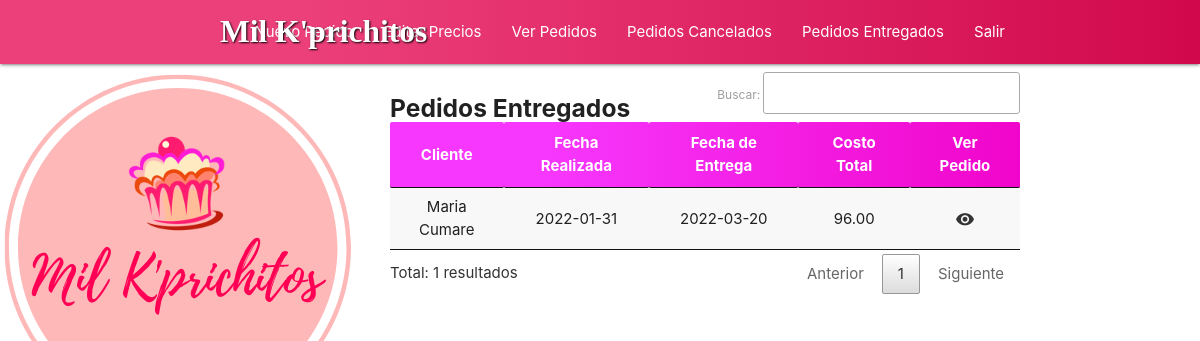
The page /pedidos_entregados.php (signed in) on the database its author committed.
### tables this page shows
CREATE TABLE `pedido` (
  `id_pedido` int(11) NOT NULL,
  `id_cliente` int(11) NOT NULL,
  `fecha_entrega` date NOT NULL,
  `fecha_realizado` date NOT NULL,
  `estatus` varchar(30) NOT NULL DEFAULT 'Procesado',
  `costo_total` decimal(11,2) NOT NULL
);

CREATE TABLE `cliente` (
  `id_cliente` int(11) NOT NULL,
  `nombre` varchar(255) NOT NULL,
  `direccion` varchar(3000) NOT NULL
);

### pedidos_entregados.php (the view, shortened to what this page needs)
<?php
if (!isset($_SESSION["inicio"]))
    header("Location: iniciar_sesion.php");
else {
    include("logica/conectar.php");
    $pedidos = $con->query("SELECT * FROM pedido P
                                LEFT JOIN cliente C ON P.id_cliente=C.id_cliente
                                WHERE estatus = 'Entregado'");
}
?>
<!DOCTYPE html>
<html lang="es">
<head>
    <link rel="stylesheet" href="css/materialize.min.css">
    <link rel="stylesheet" href="css/style.css">
    <link rel="stylesheet" href="css/datatables.min.css">
</head>
<body>
    <div class="navbar-fixed">
        <nav>
            <div class="nav-wrapper navcolor fixed">
                <div class="container">
                    <div class="contenedor-nav">
                        <a href="login" class="brand-logo texto-logo">Mil K'prichitos</a>
                    </div>
                    <ul class="right hide-on-med-and-down">
                        <li><a href="nuevo_pedido.php">Nuevo Pedido</a></li>
                        <li><a href="editar_precios.php">Editar Precios</a></li>
                        <li><a href="ver_pedidos.php">Ver Pedidos</a></li>
                        <li><a href="pedidos_cancelados.php">Pedidos Cancelados</a></li>
                        <li><a href="pedidos_entregados.php">Pedidos Entregados</a></li>
                        <li><a href="logica/logout.php">Salir</a></li>
                    </ul>
                </div>
            </div>
        </nav>
    </div>
    <div class="section container">
        <div class="row" style="display: flex;flex-direction: row-reverse;">
            <div class="col s12 m9">
                <div class="row">
                    <h5 class="title">Pedidos Entregados</h5>
                    <table id="tabla" class="striped responsive-table centered">
                        <thead class="table-head">
                            <th>Cliente</th>
                            <th>Fecha Realizada</th>
                            <th>Fecha de Entrega</th>
                            <th>Costo Total</th>
                            <th>Ver Pedido</th>
                        </thead>
                        <tbody>
                            <?php while ($p = $pedidos->fetch_assoc()) { ?>
                                <tr>
                                    <td><?php echo $p["nombre"] ?></td>
                                    <td><?php echo $p["fecha_realizado"] ?></td>
                                    <td><?php echo $p["fecha_entrega"] ?></td>
                                    <td><?php echo $p["costo_total"] ?></td>
                                    <td><a class="btn btn-flat" href="revisar_pedido.php?p=<?php echo $p["id_pedido"] ?>"><i class="material-icons">visibility</i></a></td>
                                </tr>
                            <?php } ?>
                        </tbody>
                    </table>
                </div>
            </div>
        </div>
    </div>
</body>
</html>

### css/style.css (style rules this page uses)
* { margin: 0; padding: 0; }
body { background-color: #ffffff; background-image: url(../img/logo.png); background-repeat: no-repeat; background-position-y: 70px; background-attachment: fixed; }
.navcolor { background: linear-gradient(90deg, #ec407a 25%, #d1094c 100%); }
.contenedor-nav { margin: 0 40px; }
form >.input-field>input, .btn { font-weight: bold; font-family: cursive; }
.texto-logo { font-family: cursive; font-weight: bold; text-shadow: black 1px 1px 2px; }
.table-head { background: linear-gradient(90deg, rgb(247, 55, 253) 25%, rgb(241, 5, 202) 100%); color: white; }
.title { font-weight: bold; margin-bottom: -50px; }

### rows shown on the page
pedido: id_cliente.nombre "Maria Cumare", fecha_realizado "2022-01-31", fecha_entrega "2022-03-20", costo_total "96.00"
